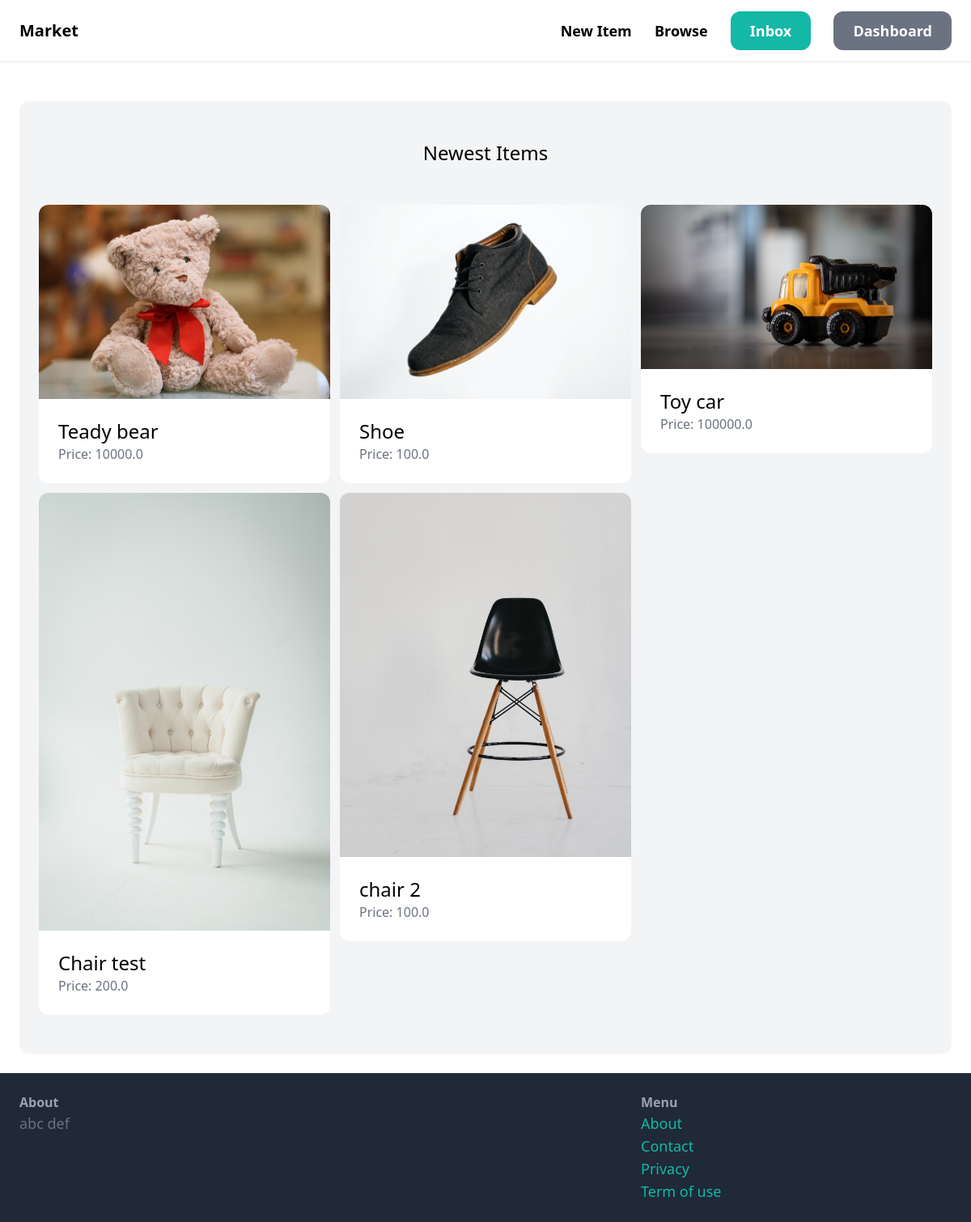
The app's page / (signed in) with its own data.
### item/models.py (models this page shows, shortened)
class Item(models.Model):
    category = models.ForeignKey(Category, related_name='items', on_delete=models.CASCADE)
    name = models.CharField(max_length=255)
    description = models.TextField(blank=True, null=True)
    price = models.FloatField()
    image = models.ImageField(upload_to='item_images', blank=True, null=True)
    is_sold = models.BooleanField(default=False)
    created_by = models.ForeignKey(User, related_name='items', on_delete=models.CASCADE)
    created_at = models.DateTimeField(auto_now_add=True)

### core/views.py (the view)
# urls.py: path('', views.index, name='index'),
def index(request):
    items = Item.objects.filter(is_sold=False)[0:6]
    categories = Category.objects.all()
    return render(request, 'core/index.html', {
        'categories': categories,
        'items': items,
    })

### core/templates/core/index.html (shortened to what this page needs)
{% extends 'core/base.html' %}
{% block content %}
    <div class="mt-6 px-6 py-12 bg-gray-100 rounded-xl">
        <h2 class="mb-12 text-2xl text-center">Newest Items</h2>
        <div class="grid grid-cols-3 gap-3">
            {% for item in items %}
              <div>
                <a href="{% url 'item:detail' item.id %}">
                    <div>
                        <img src="{{ item.image.url }}" class="rounded-t-xl">
                    </div>
                    <div class="p-6 bg-white rounded-b-xl">
                        <h2 class="text-2xl">{{ item.name }}</h2>
                        <p class="text-gray-500">Price: {{ item.price }}</p>
                    </div>
                </a>
              </div>
            {% endfor %}
        </div>
    </div>
{% endblock %}

### records on screen
Item: image (picture), name "Teady bear", price "10000.0"
Item: image (picture), name "Shoe", price "100.0"
Item: image (picture), name "Toy car", price "100000.0"
Item: image (picture), name "Chair test", price "200.0"
Item: image (picture), name "chair 2", price "100.0"
